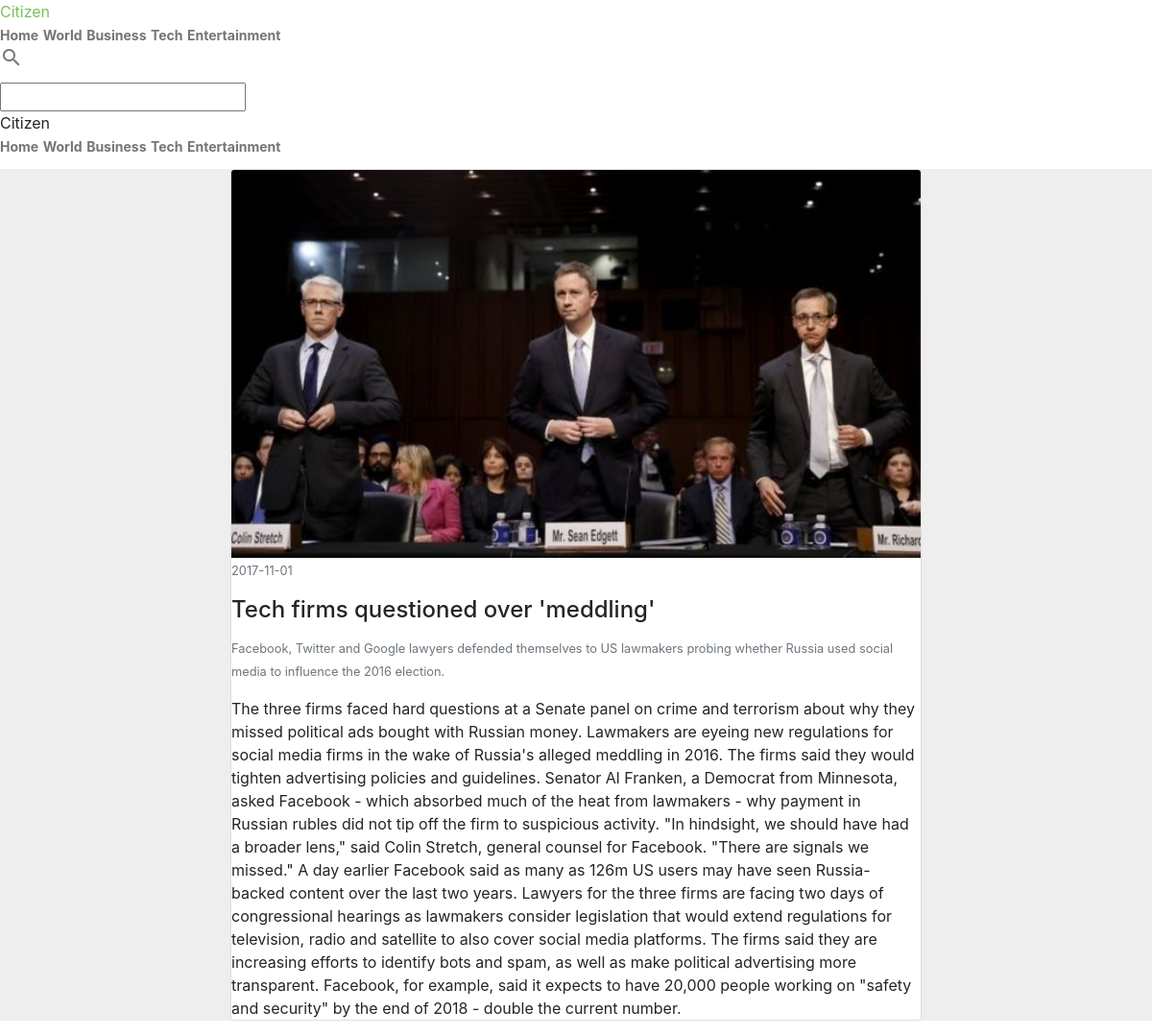
The page /citizennewsdetails.php?nid=10 on the database its author committed.
### tables this page shows
CREATE TABLE `news` (
  `nid` int(255) unsigned NOT NULL AUTO_INCREMENT,
  `uid` int(255) NOT NULL,
  `category` varchar(50) NOT NULL,
  `headline` varchar(255) NOT NULL,
  `sdescription` varchar(255) NOT NULL,
  `ldescription` mediumtext NOT NULL,
  `path` varchar(2555) NOT NULL,
  `verified` int(1) NOT NULL,
  `udate` date NOT NULL,
  PRIMARY KEY (`nid`)
);

### src/my_file_check.php (called while the page is built, shortened)
<?php
		function detailnews($newsid){
			$query = "select headline,sdescription,ldescription,path,udate from news where nid = ".$newsid;
			$final = mysqli_query($GLOBALS['dbconnect'],$query);
			if(!$final){
				echo "unable to connect".mysqli_error($GLOBALS['dbconnect']);
			}else{
				return $final;
			}
		}
?>

### citizennewsdetails.php (the view, shortened to what this page needs)
<!doctype html>
<html lang="en">
  <head>
    <link rel="stylesheet" href="https://code.getmdl.io/1.3.0/material.min.css">
    <link rel="stylesheet" href="http://myjslib.qiniudn.com/fonts/roboto/roboto.css">
      <link rel="stylesheet" href="https://maxcdn.bootstrapcdn.com/bootstrap/4.0.0-alpha.6/css/bootstrap.min.css">
  </head>
  <body>
  <div class="mdl-layout mdl-js-layout mdl-layout--fixed-header">
  <header class="mdl-layout__header" style="background-color: #FFFFFF;">
    <div class="mdl-layout__header-row">
      <span class="mdl-layout-title" style="color: #77C159;">Citizen</span>
      <nav class="mdl-navigation mdl-layout--large-screen-only">
	  <a class="mdl-navigation__link" href="index.php">Home</a>
        <a class="mdl-navigation__link" href="categorynews.php?type=world">World</a>
        <a class="mdl-navigation__link" href="categorynews.php?type=business">Business</a>
        <a class="mdl-navigation__link" href="categorynews.php?type=tech">Tech</a>
        <a class="mdl-navigation__link" href="categorynews.php?type=entertainment">Entertainment</a>
      </nav>
      <div class="mdl-textfield mdl-js-textfield mdl-textfield--expandable
                  mdl-textfield--floating-label mdl-textfield--align-right">
        <label class="mdl-button mdl-js-button mdl-button--icon"
               for="waterfall-exp">
          <i class="material-icons">search</i>
        </label>
        <div class="mdl-textfield__expandable-holder">
          <input class="mdl-textfield__input" type="text" name="sample"
                 id="waterfall-exp" style="color: black;">
        </div>
      </div>
    </div>
  </header>
  <div class="mdl-layout__drawer">
    <span class="mdl-layout-title">Citizen</span>
    <nav class="mdl-navigation">
		<a class="mdl-navigation__link" href="index.php">Home</a>
      <a class="mdl-navigation__link" href="categorynews.php?type=world">World</a>
      <a class="mdl-navigation__link" href="categorynews.php?type=business">Business</a>
      <a class="mdl-navigation__link" href="categorynews.php?type=tech">Tech</a>
      <a class="mdl-navigation__link" href="categorynews.php?type=entertainment">Entertainment</a>
    </nav>
  </div>
  <main class="mdl-layout__content" style="background-color:#EEEEEE;">
    <div class="page-content" >
	<?php
		require_once 'src/my_file_check.php';
		if(isset($_GET["nid"])){
			$id= $_GET["nid"];
			$last = detailnews($id);
			while($row=mysqli_fetch_array($last,MYSQLI_ASSOC)){
				if($row["path"]!=null){
					echo "<div class='card mb-3' style='margin:1% 20% 0% 20%;'>";
						echo "<img class='card-img-top' src='".$row["path"]."' alt='image'>";
							echo "<div class='card-block'>";
								echo "<p class='card-text'><small class='text-muted'>".$row["udate"]."</small></p>";
								echo "<h4 class='card-title'>".$row["headline"]."</h4>";
								echo "<p class='card-text'><small class='text-muted'>".$row["sdescription"]."</small></p>";
								echo "<p class='card-text'>".$row["ldescription"]."</p>";
							echo "</div>";
					echo "</div>";
				}
			}
		}
	?>
	</div>
  </main>
  </div>
  </body>
</html>

### citizennewsdetails.php (style rules this page uses)
.mdl-navigation .mdl-navigation__link { color: #757575; font-weight: 700; font-size: 14px; }
.material-icons { color: #767777; }

### rows shown on the page
news: path (picture), udate "2017-11-01", headline "Tech firms questioned over 'meddling'", sdescription "Facebook, Twitter and Google lawyers defended themselves to US lawmakers probing whether Russia used social media to influence the 2016 election.", ldescription "The three firms faced hard questions at a Senate panel on crime and terrorism about why they missed political ads bought with Russian money. Lawmakers are eyeing new regulations for social media firms in the wake of Russia's alleged meddling in 2016. The firms said they would tighten advertising policies and guidelines. Senator Al Franken, a Democrat from Minnesota, asked Facebook - which absorbed much of the heat from lawmakers - why payment in Russian rubles did not tip off the firm to suspicious activity. \"In hindsight, we should have had a broader lens,\" said Colin Stretch, general counsel for Facebook. \"There are signals we missed.\" A day earlier Facebook said as many as 126m US users…"
